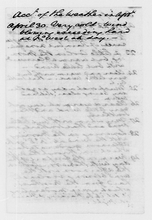
%> input picture code/Part 1/H02.bmp, 152 x 220 px, shrunk from 946 x 1366 before the run
$ octave main.m   (GNU Octave 9; MATLAB toolbox functions it lacks are replaced by stand-ins)
%> lines starting %> are read from the running program, lines starting %| are printed output that depends on the picture; in (x1, y1, x2, y2) boxes, pixels count from 0 and x2, y2 are one past the last pixel; in counts of white or black regions, pixels touching at a corner belong together; the program's own positions count from 1
### code/Part 1/preProcessing.m
function [ contrast_img] = preProcessing( orig_img)
% contrast estimation

img_size=size(orig_img);
if numel(img_size)>2
    orig_img = rgb2gray(orig_img);
end

% adjust image
adjust_img = imadjust(orig_img);

M = CalcStrokeWidth(adjust_img);

% extract background image using the gray-level morphological closing
% operation
SE = strel('square', 2*M + 1);
bg_img = imclose(adjust_img, SE);

% subtracting the original from the background one, obtained contrast image
contrast_img = imsubtract(bg_img, orig_img);

% imshow(orig_img), title('original');
% figure, imshow(adjust_img), title('adjust');
% figure, imshow(bg_img), title('background');
figure, imshow(contrast_img), title('Pre-processing (contrast estimation) image');
imwrite(contrast_img, 'contrast.png');

end

### code/Part 1/CalcStrokeWidth.m
function M  = CalcStrokeWidth( input_image )
% This function finds the estimated stroke width M of text in the input
% image (constrast image, text = 1 and bg = 0)

% image size
[im_h, im_w] = size(input_image);

%% Stroke width detection %%

%# Create the average filter with hsize = 3
F_avg = fspecial('average', 3);
%# Filter it
I_avg = imfilter(input_image, F_avg);

%# Create the gaussian filter with hsize = [5 5] and sigma = 1
F_gaussian = fspecial('gaussian',[5 5], 1);
%# Filter it
I_g = imfilter(I_avg, F_gaussian, 'same');

%# Otsu's global thresholding
level = graythresh(I_g);
BW = im2bw(I_g, level);

%# Compute stroke width w
count = cell(im_w, 1);

for l = 1:im_w
    count{l} = 0;
end

for i = 1:im_h

    l = 1;
    len = 0;
    while(l <= im_w)
        if(BW(i, l) == 0)
            if(len ~= 0)
                count{len} = count{len} + 1;
            end

            l = l + 1;
            len = 0;

        elseif(BW(i, l) == 1)
            len = len + 1;
            l = l + 1;
        end
    end
end

wSum = 0;
aSum = 0;
for l = 1:im_w
    wSum = wSum + (count{l} * l);
    aSum = aSum + count{l};
end

% stroke width M
M = floor(wSum / aSum);

end

### code/Part 1/doubleThresh.m
function [ T1, T2 ] = doubleThresh( img )
%DOUBLETHRESH implement algorithm 2
% Ternarization system using 1-D histogram Shannon based entropy
% input: img - grayscale image
% output: T1, T2 - two threshold values

% ensure grayscale
if numel(size(img)) > 2
    img = rgb2gray(img);
end

% initialization
MAXIMUM_K = 0;
T1 = 0;
T2 = 0;

[height, width] = size(img);

% compute histogram data
H = imhist(img);
P = H ./ (height * width);


for t1 = 1 : 255
    for t2 = t1+1 : 255
        Hb = 0;
        Hbw = 0;
        Hw = 0;

        Pb = sum(P(1 : t1));
        Pbw = sum(P(t1+1 : t2));
        Pw = sum(P(t2+1 : 256));

        % entropy for b group
        if(Pb > 0)
            for ii = 1 : t1
                if( P(ii) / Pb == 0)
                    continue;
                end
                Hb = Hb - (P(ii) / Pb) * log(P(ii) / Pb);
            end
        end

        % entropy for bw group
        if(Pbw > 0)
            for ii = t1 + 1 : t2
                if P(ii) / Pbw == 0
                    continue;
                end
                Hbw = Hbw - (P(ii) / Pbw) * log(P(ii) / Pbw);
            end
        end

        % entropy for w group
        if (Pw > 0)
            for ii = t2 + 1 : 256
                if P(ii) / Pw == 0
                    continue;
                end
                Hw = Hw - (P(ii) / Pw) * log(P(ii) / Pw);
            end
        end

        % total entropy
        Hs = Hb + Hbw + Hw;
        if Hs > MAXIMUM_K
            MAXIMUM_K = Hs;
            T1 = t1;
            T2 = t2;
        end
    end
end


end

### code/Part 1/main.m
% main script of COMP 6771 final project
% by Qingbo Kang

clc, clear;
close all;

% read image
% img = imread('3_10.jpg');
img = imread('H02.bmp');
%> img is the input picture: size 220x152x3 uint8; min 0, max 255, mean 213.1

% convert rgb to grayscale
if numel(size(img)) > 2
    img = rgb2gray(img);
%> img: size 220x152 uint8
end

[height, width] = size(img);
%> height = 220; width = 152


%% contrast estimation
% obtain contrast image - pre processing
[contrast_img] = preProcessing( img);
%> in preProcessing, `adjust_img = imadjust(orig_img);`:
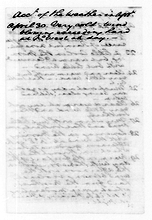
%> adjust_img: size 220x152 uint8; min 0, max 255, mean 220
%> in CalcStrokeWidth, `I_avg = imfilter(input_image, F_avg);`:
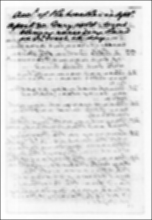
%> I_avg: size 220x152 uint8; min 10, max 255, mean 218.1
%> in CalcStrokeWidth, `I_g = imfilter(I_avg, F_gaussian, 'same');`:
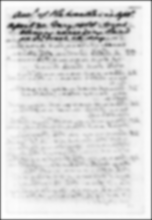
%> I_g: size 220x152 uint8; min 52, max 255, mean 216.7
%> in CalcStrokeWidth, `level = graythresh(I_g);`: level = 0.722
%> in CalcStrokeWidth, `BW = im2bw(I_g, level);`:
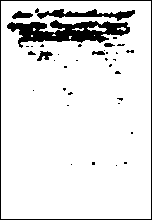
%> BW: size 220x152 logical; 89.7% white; 37 black regions (29 under 20 px), largest, box (x1, y1, x2, y2) and area: (7, 20, 130, 48) 1749, (0, 0, 152, 220) 740, (35, 8, 135, 21) 518
%> the loop in CalcStrokeWidth, `for l = 1:im_w` made 152 passes
%> (wSum, aSum) on passes 1 to 3: (14, 14), (68, 41), (128, 61)
%> after the loop in CalcStrokeWidth, `for l = 1:im_w`: aSum = 461; wSum = 29981
%> in CalcStrokeWidth, `M = floor(wSum / aSum);`: M = 65
%> in preProcessing, `SE = strel('square', 2*M + 1);`: SE = {Dimensionality 2}
%> in preProcessing, `contrast_img = imsubtract(bg_img, orig_img);`:
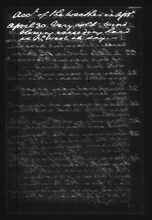
%> contrast_img: size 220x152 uint8; min 0, max 255, mean 41.5

%% double threshold binarization
% phase 1

% generate two threshold
[T1, T2] = doubleThresh( contrast_img );
%> in doubleThresh, `H = imhist(img);`: H = 256 values, max 1879 at index 21, min 0 at index 2, mean 130.6
%> in doubleThresh, `P = H ./ (height * width);`: P = 256 values, max 0.0562 at index 21, min 0 at index 2, mean 0.00391
%> (the run ends here)
